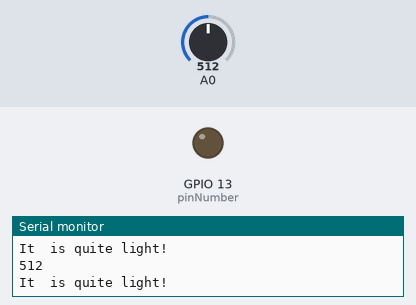
Bench run of a sketch on a simulated ESP8266 (Wemos D1 mini). On the bench: output pins drawn as LEDs (lit = HIGH), the last lines printed to the serial monitor. The inputs (shaded band) are chosen by the test bench; at power-on: A0 = 512. WiFi joins after 1.5 s; servers stay silent unless stated; uploads are accepted with an empty reply.

Above: at 3.2 s.
3.3 s: A0 set to 247
6.5 s: A0 set to 210
At 8.1 s:
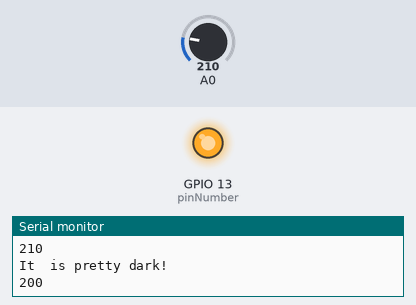
8.5 s: A0 set to 239
At 9.9 s:
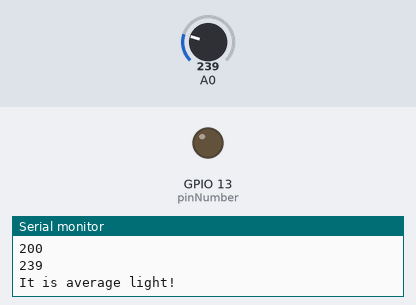
10.9 s: A0 set to 219
At 12.7 s:
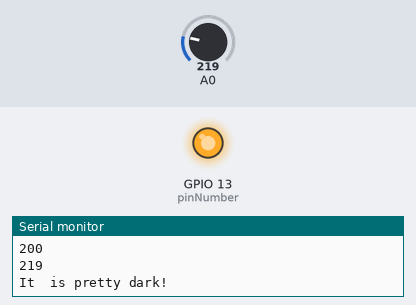
Timing chart, 0 to 13.9 s (numbered marks = the images above; inputs shaded):
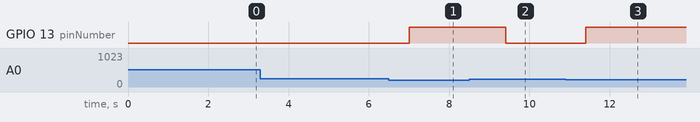

Measured:
- the behaviour switches between 229 and 228 on A0 (found by bisection; images 0 and 1)
- after the input at 6.5 s, GPIO 13 (pinNumber): LOW → HIGH after 0.50 s
- after the input at 8.5 s, GPIO 13 (pinNumber): HIGH → LOW after 0.90 s
- after the input at 10.9 s, GPIO 13 (pinNumber): LOW → HIGH after 0.51 s

The sketch:

inserting_sensor_data.ino
```cpp
#include <ESP8266WiFi.h>
#include <ESP8266HTTPClient.h>
#include <WiFiClient.h>
#include <NTPClient.h>
#include <WiFiUdp.h>

#define WIFI_SSID "iotroam"
#define WIFI_PASSWORD "LXfu9HZkNP"

WiFiUDP ntpUDP;
NTPClient timeClient(ntpUDP, "pool.ntp.org");

int light = 0;  // store the current light value
int pinNumber = 13;
int maxLight = 451;
int minLight = 229;
int midLight = 450;
int serialStartNumber = 9600;
int initializationDelay = 1000;
void setup() {

  //configure  serial to talk to computer
  Serial.begin(serialStartNumber);
  // Your WeMos tries to connect to your Wi-fi network
  WiFi.begin(WIFI_SSID, WIFI_PASSWORD);

  // Keep the while-statement alive as long as we are NOT connected to the Wi-fi network.
  while (WiFi.status() != WL_CONNECTED) {
    delay(initializationDelay);
  }
  pinMode(pinNumber, OUTPUT);  // configure digital pin 13 as an output

}

void loop() {
  regulateLight();
}

void regulateLight() {
  light = analogRead(A0);  // read and save value from PR

  Serial.println(light);  // print current light value

  if (light > midLight) {  // If it is bright...
    Serial.println("It  is quite light!");
    digitalWrite(pinNumber, LOW);  //turn the LED off

  } else if (light > minLight && light < maxLight) {  // If  it is average light...
    Serial.println("It is average light!");
    digitalWrite(pinNumber, LOW);  // turn the LED off

  } else if (light < minLight) {  // If it's dark...
    Serial.println("It  is pretty dark!");
    digitalWrite(pinNumber, HIGH);  // Turn the LED on

    WiFiClient client;
    HTTPClient httpClient;
    httpClient.begin(client, "http://benalis2.loca.lt/insert_sensor_data.php");
    httpClient.addHeader("Content-Type", "application/x-www-form-urlencoded");
    String httpRequestData = "light=" + String(light);
    int httpResponseCode = httpClient.POST(httpRequestData);
    Serial.println(httpResponseCode);

    if (httpResponseCode == HTTP_CODE_OK) {
      String payload = httpClient.getString();
      Serial.println(payload);
    } else {
      Serial.println("Unable to connect :(");
    }

  }
  delay(initializationDelay);  // don't spam the computer!

  }
```
